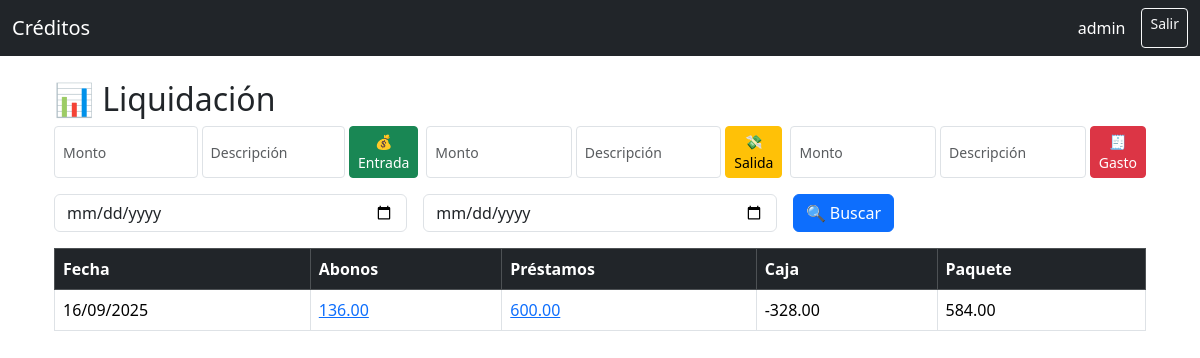
/liquidacion (signed in), run on an earlier commit of the app's database.
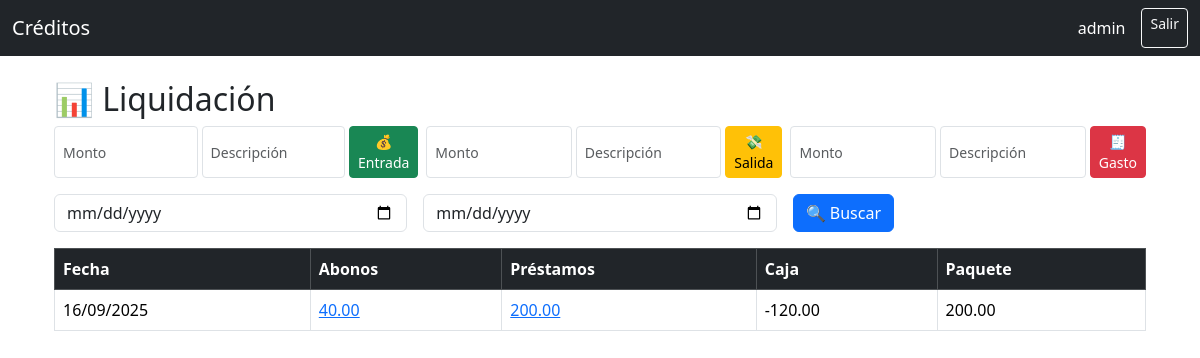
And on a later commit of the database.
### app.py (models this page shows)
class Liquidacion(db.Model):
    id = db.Column(db.Integer, primary_key=True)
    fecha = db.Column(db.Date, unique=True, nullable=False)
    total_abonos = db.Column(db.Float, default=0.0)
    total_prestamos = db.Column(db.Float, default=0.0)
    caja = db.Column(db.Float, default=0.0)
    paquete = db.Column(db.Float, default=0.0)  # suma de saldos al cierre del día

### app.py (the view, shortened to what this page needs)
@app.route("/liquidacion")
@login_required
def liquidacion():
    asegurar_liquidaciones_contiguas()
    liq_hoy = crear_liquidacion_para_fecha(date.today())
    fecha_inicio = request.args.get("fecha_inicio")
    fecha_fin = request.args.get("fecha_fin")
    resumen_rango = None
    liquidaciones = Liquidacion.query.order_by(Liquidacion.fecha.desc()).all()
    return render_template("liquidacion.html", liq_hoy=liq_hoy, liquidaciones=liquidaciones, resumen_rango=resumen_rango)

### app.py (called while the page is built, shortened)
def login_required(f):
    @wraps(f)
    def wrapper(*args, **kwargs):
        if "usuario" not in session:
            return redirect(url_for("login"))
        return f(*args, **kwargs)
    return wrapper

def crear_liquidacion_para_fecha(fecha: date):
    fecha = fecha if isinstance(fecha, date) else fecha.date()
    liq = Liquidacion.query.filter_by(fecha=fecha).first()
    if liq:
        return liq

def asegurar_liquidaciones_contiguas():
    hoy = date.today()
    ultima = Liquidacion.query.order_by(Liquidacion.fecha.desc()).first()
    if not ultima:
        crear_liquidacion_para_fecha(hoy)
        return
    dia = ultima.fecha + timedelta(days=1)
    while dia <= hoy:
        crear_liquidacion_para_fecha(dia)
        dia += timedelta(days=1)

### templates/liquidacion.html (shortened to what this page needs)
{% extends "base.html" %}
{% block content %}
<div class="container mt-4">
    <h2>📊 Liquidación</h2>
    <div class="d-flex justify-content-end mb-3">
        <form action="{{ url_for('caja_entrada') }}" method="POST" class="me-2 d-flex">
            <input type="number" name="monto" step="0.01" placeholder="Monto" class="form-control form-control-sm me-1" required>
            <input type="text" name="descripcion" placeholder="Descripción" class="form-control form-control-sm me-1">
            <button type="submit" class="btn btn-success btn-sm">💰 Entrada</button>
        </form>
        <form action="{{ url_for('caja_salida') }}" method="POST" class="me-2 d-flex">
            <input type="number" name="monto" step="0.01" placeholder="Monto" class="form-control form-control-sm me-1" required>
            <input type="text" name="descripcion" placeholder="Descripción" class="form-control form-control-sm me-1">
            <button type="submit" class="btn btn-warning btn-sm">💸 Salida</button>
        </form>
        <form action="{{ url_for('caja_gasto') }}" method="POST" class="d-flex">
            <input type="number" name="monto" step="0.01" placeholder="Monto" class="form-control form-control-sm me-1" required>
            <input type="text" name="descripcion" placeholder="Descripción" class="form-control form-control-sm me-1">
            <button type="submit" class="btn btn-danger btn-sm">🧾 Gasto</button>
        </form>
    </div>
    <form method="GET" class="row g-3 mb-3">
        <div class="col-md-4">
            <input type="date" name="fecha_inicio" class="form-control" value="{{ request.args.get('fecha_inicio', '') }}">
        </div>
        <div class="col-md-4">
            <input type="date" name="fecha_fin" class="form-control" value="{{ request.args.get('fecha_fin', '') }}">
        </div>
        <div class="col-md-4">
            <button type="submit" class="btn btn-primary">🔍 Buscar</button>
        </div>
    </form>
    <table class="table table-bordered table-hover">
        <thead class="table-dark">
            <tr>
                <th>Fecha</th>
                <th>Abonos</th>
                <th>Préstamos</th>
                <th>Caja</th>
                <th>Paquete</th>
            </tr>
        </thead>
        <tbody>
            {% for liq in liquidaciones %}
            <tr>
                <td>{{ liq.fecha.strftime("%d/%m/%Y") }}</td>
                <td>
                    <a href="{{ url_for('detalle_abonos', fecha=liq.fecha.isoformat()) }}">
                        {{ "%.2f"|format(liq.total_abonos) }}
                    </a>
                </td>
                <td>
                    <a href="{{ url_for('detalle_prestamos', fecha=liq.fecha.isoformat()) }}">
                        {{ "%.2f"|format(liq.total_prestamos) }}
                    </a>
                </td>
                <td>{{ "%.2f"|format(liq.caja) }}</td>
                <td>{{ "%.2f"|format(liq.paquete) }}</td>
            </tr>
            {% else %}
            <tr>
                <td colspan="5" class="text-center">No hay registros</td>
            </tr>
            {% endfor %}
        </tbody>
    </table>
</div>
{% endblock %}

What changed in the data, as far as the page shows it:
changed Liquidacion: total_abonos "136.00" → "40.00"; total_prestamos "600.00" → "200.00"; caja "-328.00" → "-120.00"; paquete "584.00" → "200.00"
